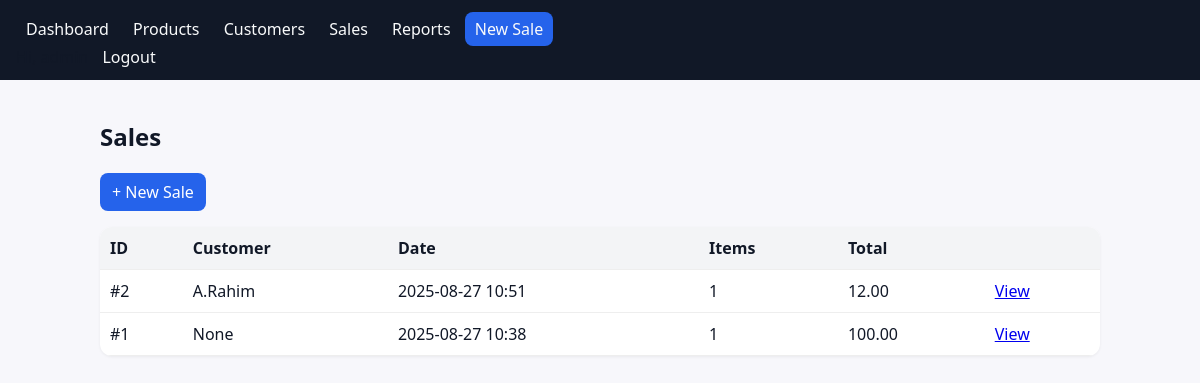
The app's page /sales/ (signed in) with its own data.
### pos/models.py (models this page shows, shortened)
class Sale(models.Model):
    customer = models.ForeignKey(Customer, on_delete=models.SET_NULL, null=True, blank=True)
    created_at = models.DateTimeField(default=timezone.now)
    notes = models.CharField(max_length=255, blank=True, null=True)
    discount_amount = models.DecimalField(max_digits=10, decimal_places=2, default=0)
    tax_percent = models.DecimalField(max_digits=5, decimal_places=2, default=0)
    @property
    def subtotal(self):
        return sum(item.line_total_before_tax for item in self.items.all())
    @property
    def tax_amount(self):
        base = self.subtotal - (self.discount_amount or Decimal('0'))
        return (base * (self.tax_percent or Decimal('0'))) / Decimal('100')
    @property
    def total(self):
        return (self.subtotal - (self.discount_amount or Decimal('0'))) + self.tax_amount
    @property
    def total_items(self):
        return sum(item.quantity for item in self.items.all())

class Customer(models.Model):
    name = models.CharField(max_length=120)
    email = models.EmailField(blank=True, null=True)
    phone = models.CharField(max_length=30, blank=True, null=True)
    address = models.TextField(blank=True, null=True)
    def __str__(self): return self.name

class SaleItem(models.Model):
    sale = models.ForeignKey(Sale, related_name='items', on_delete=models.CASCADE)
    product = models.ForeignKey(Product, on_delete=models.PROTECT)
    quantity = models.PositiveIntegerField(default=1)
    unit_price = models.DecimalField(max_digits=10, decimal_places=2)
    discount_percent = models.DecimalField(max_digits=5, decimal_places=2, default=0)
    @property
    def line_total_before_tax(self):
        discount = (self.unit_price * self.quantity) * (self.discount_percent or 0) / 100
        return (self.unit_price * self.quantity) - discount

### pos/views.py (the view)
# urls.py: path('sales/', views.sale_list, name='sale_list'),
@login_required
def sale_list(request):
    sales = Sale.objects.order_by('-id')
    return render(request,"pos/sale_list.html",{"sales":sales})

### pos/templates/pos/sale_list.html
{% extends 'pos/base.html' %}{% block content %}<h2>Sales</h2><p><a class="btn" href="{% url 'sale_create' %}">+ New Sale</a></p><table class="table"><thead><tr><th>ID</th><th>Customer</th><th>Date</th><th>Items</th><th>Total</th><th></th></tr></thead><tbody>{% for s in sales %}<tr><td>#{{ s.id }}</td><td>{{ s.customer }}</td><td>{{ s.created_at|date:"Y-m-d H:i" }}</td><td>{{ s.total_items }}</td><td>{{ s.total }}</td><td><a href="{% url 'sale_detail' s.pk %}">View</a></td></tr>{% empty %}<tr><td colspan="6">No sales yet.</td></tr>{% endfor %}</tbody></table>{% endblock %}

### pos/static/pos/styles.css (style rules this page uses)
:root { font-family: ui-sans-serif, system-ui, -apple-system, Segoe UI, Roboto, Arial, Noto Sans, sans-serif; }
body { margin: 0; background: #f7f7fb; color: #111827; }
.table { width:100%; border-collapse: collapse; background:white; border-radius:12px; overflow:hidden; box-shadow: 0 1px 3px rgba(0,0,0,0.06); }
.table th, .table td { padding:10px; border-bottom:1px solid #eee; text-align:left; }
.table thead { background:#f3f4f6; }
.btn { display:inline-block; background:#2563eb; color:#fff; padding:8px 12px; border-radius:8px; text-decoration:none; border:0; cursor:pointer; }

### records on screen
Sale: id "2", customer "A.Rahim", created_at "2025-08-27 10:51", total_items "1", total "12.00"
Sale: id "1", customer "None", created_at "2025-08-27 10:38", total_items "1", total "100.00"
